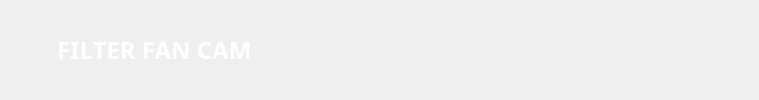
     <widget class="QWidget" name="header" native="true">
      <property name="sizePolicy">
       <sizepolicy hsizetype="Preferred" vsizetype="Fixed">
        <horstretch>0</horstretch>
        <verstretch>0</verstretch>
       </sizepolicy>
      </property>
      <property name="styleSheet">
       <string notr="true">#header{
background-color: qlineargradient(spread:pad, x1:0, y1:0, x2:0, y2:1, stop:0 rgb(34, 70, 140), stop:1 rgb(23, 47, 94));
}</string>
      </property>
      <layout class="QHBoxLayout" name="horizontalLayout_header">
       <property name="spacing">
        <number>12</number>
       </property>
       <item>
        <widget class="QWidget" name="fanCamContainer" native="true">
         <property name="sizePolicy">
          <sizepolicy hsizetype="Fixed" vsizetype="Fixed">
           <horstretch>0</horstretch>
           <verstretch>0</verstretch>
          </sizepolicy>
         </property>
         <layout class="QHBoxLayout" name="horizontalLayout_fanCamContainer">
          <property name="spacing">
           <number>6</number>
          </property>
          <property name="leftMargin">
           <number>0</number>
          </property>
          <property name="topMargin">
           <number>0</number>
          </property>
          <property name="rightMargin">
           <number>20</number>
          </property>
          <property name="bottomMargin">
           <number>0</number>
          </property>
          <item>
           <widget class="QWidget" name="fanCamIcon" native="true">
            <property name="sizePolicy">
             <sizepolicy hsizetype="Fixed" vsizetype="Fixed">
              <horstretch>0</horstretch>
              <verstretch>0</verstretch>
             </sizepolicy>
            </property>
            <property name="minimumSize">
             <size>
              <width>40</width>
              <height>40</height>
             </size>
            </property>
            <property name="styleSheet">
             <string notr="true">image: url(:/images/AppIcon.png);</string>
            </property>
           </widget>
          </item>
          <item>
           <widget class="QLabel" name="fanCamLabel">
            <property name="sizePolicy">
             <sizepolicy hsizetype="Fixed" vsizetype="Preferred">
              <horstretch>0</horstretch>
              <verstretch>0</verstretch>
             </sizepolicy>
            </property>
            <property name="font">
             <font>
              <family>Segoe UI Semibold</family>
              <pointsize>18</pointsize>
              <weight>75</weight>
              <bold>true</bold>
             </font>
            </property>
            <property name="styleSheet">
             <string notr="true">color: white;</string>
            </property>
            <property name="text">
             <string>FILTER FAN CAM</string>
            </property>
           </widget>
          </item>
         </layout>
        </widget>
       </item>
       <item>
        <widget class="QWidget" name="gameChangerLogo" native="true">
         <property name="sizePolicy">
          <sizepolicy hsizetype="Fixed" vsizetype="Fixed">
           <horstretch>0</horstretch>
           <verstretch>0</verstretch>
          </sizepolicy>
         </property>
         <property name="minimumSize">
          <size>
           <width>160</width>
           <height>40</height>
          </size>
         </property>
         <property name="styleSheet">
          <string notr="true">image: url(:/images/GameChangerLogo.png);</string>
         </property>
        </widget>
       </item>
       <item>
        <spacer name="headerSpacer">
         <property name="orientation">
          <enum>Qt::Horizontal</enum>
         </property>
         <property name="sizeHint" stdset="0">
          <size>
           <width>0</width>
           <height>0</height>
          </size>
         </property>
        </spacer>
       </item>
       <item>
        <widget class="QPushButton" name="showFiltersButton">
         <property name="sizePolicy">
          <sizepolicy hsizetype="Fixed" vsizetype="Fixed">
           <horstretch>0</horstretch>
           <verstretch>0</verstretch>
          </sizepolicy>
         </property>
         <property name="minimumSize">
          <size>
           <width>140</width>
           <height>31</height>
          </size>
         </property>
         <property name="font">
          <font>
           <family>Segoe UI</family>
           <pointsize>12</pointsize>
          </font>
         </property>
         <property name="styleSheet">
          <string notr="true">QPushButton {
border-style: none;
image: url(:/images/BlueLabel.png);
}

QPushButton:hover {
image: url(:/images/BlueLabelHover.png);
}

QPushButton:checked {
image: url(:/images/BlueLabelOn.png);
}

QPushButton:checked:hover {
image: url(:/images/BlueLabelHoverOn.png);
}</string>
         </property>
         <property name="text">
          <string/>
         </property>
         <property name="checkable">
          <bool>true</bool>
         </property>
        </widget>
       </item>
       <item>
        <widget class="QPushButton" name="startOutputButton">
         <property name="sizePolicy">
          <sizepolicy hsizetype="Fixed" vsizetype="Fixed">
           <horstretch>0</horstretch>
           <verstretch>0</verstretch>
          </sizepolicy>
         </property>
         <property name="minimumSize">
          <size>
           <width>140</width>
           <height>31</height>
          </size>
         </property>
         <property name="font">
          <font>
           <family>Segoe UI</family>
           <pointsize>12</pointsize>
          </font>
         </property>
         <property name="styleSheet">
          <string notr="true">QPushButton {
border-style: none;
image: url(:/images/YellowLabel.png);
}

QPushButton:hover {
image: url(:/images/YellowLabelHover.png);
}

QPushButton:checked {
image: url(:/images/YellowLabelOn.png);
}

QPushButton:checked:hover {
image: url(:/images/YellowLabelHoverOn.png);
}</string>
         </property>
         <property name="text">
          <string/>
         </property>
         <property name="checkable">
          <bool>true</bool>
         </property>
        </widget>
       </item>
      </layout>
     </widget>
